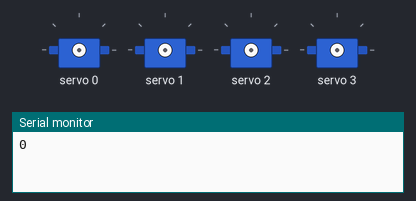
Recording of a sketch running on a simulated Arduino Uno, built with avr-gcc and run on an emulated ATmega328P. Parts: 4 × servo, the last lines printed to the serial monitor.

Above: at 0.1 s.
At 1.36 s:
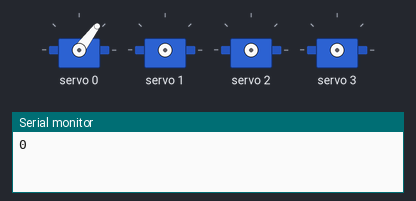
At 5.11 s:
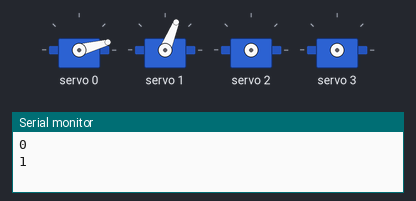
At 12.9 s:
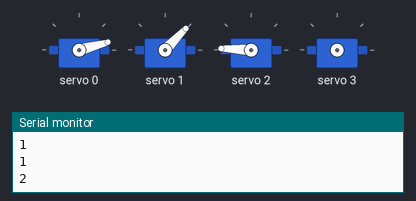
At 20.6 s:
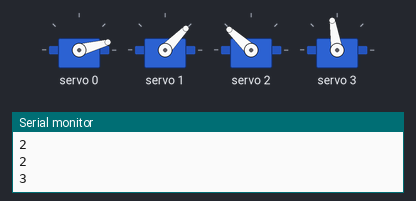
At 33.0 s:
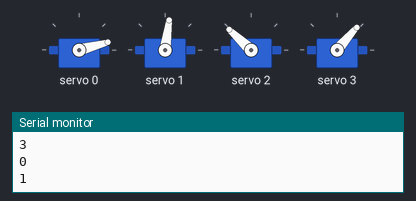
Timing chart, 0 to 40.0 s (numbered marks = the images above):
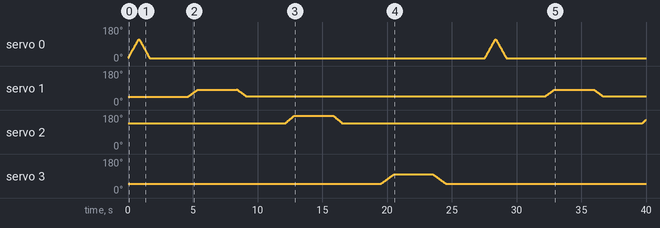

Measured:
- by itself, servo 3: rises from 49° to 99° in 0.99 s, then falls to 49° in 4.0 s

The sketch:

servo_test_ver2.ino
```cpp
#include <Wire.h>
#include <Adafruit_PWMServoDriver.h>

// called this way, it uses the default address 0x40
 Adafruit_PWMServoDriver pwm = Adafruit_PWMServoDriver();

#define SERVOMINGRIPPER 200 // this is the 'minimum' pulse length count (out of 4096)
#define SERVOMAXGRIPPER 500 // this is the 'maximum' pulse length count (out of 4096)
#define SERVOMINRIGHT 290 //movement to the back
#define SERVOMAXRIGHT 400
#define SERVOMINLEFT 560 //movement to the back
#define SERVOMAXLEFT 680
#define SERVOMINBASE 300 //movement to the back
#define SERVOMAXBASE 450

uint8_t servonum = 0;
uint8_t directionFlag = 0;

void setup() {
  Serial.begin(9600);

  pwm.begin();

  pwm.setPWMFreq(70);  // Analog servos run at ~60 Hz updates

  delay(10);
}


void loop() {
  // Drive each servo one at a time

  Serial.println(servonum);
  //Gripper on PIN0
  if (servonum == 0) {
    for (uint16_t pulselen = SERVOMINGRIPPER; pulselen < SERVOMAXGRIPPER; pulselen++) {
      pwm.setPWM(servonum, 0, pulselen);
      delay(2);
    }
    for (uint16_t pulselen = SERVOMAXGRIPPER; pulselen > SERVOMINGRIPPER; pulselen--) {
      pwm.setPWM(servonum, 0, pulselen);
      delay(2);
    }
    servonum=1;
  }
  //RIGHT SERVO ON PIN 1
  else if (servonum == 1 && directionFlag == 0) {
    for (uint16_t pulselen = SERVOMINRIGHT; pulselen < SERVOMAXRIGHT; pulselen++) {
      pwm.setPWM(servonum, 0, pulselen);
      delay(6);
    }
    directionFlag=1;
  }
  else if (servonum == 1 && directionFlag == 1) {
    for (uint16_t pulselen = SERVOMAXRIGHT; pulselen > SERVOMINRIGHT; pulselen--) {
      pwm.setPWM(servonum, 0, pulselen);
      delay(6);
    }
    directionFlag=0;
    servonum=2;
  }
  //LEFT SERVO ON PIN 2
  else if (servonum == 2 && directionFlag == 0) {
    for (uint16_t pulselen = SERVOMINLEFT; pulselen < SERVOMAXLEFT; pulselen++) {
      pwm.setPWM(servonum, 0, pulselen);
      delay(5);
    }
    directionFlag=1;
  }
  else if (servonum == 2 && directionFlag == 1) {
    for (uint16_t pulselen = SERVOMAXLEFT; pulselen > SERVOMINLEFT; pulselen--) {
      pwm.setPWM(servonum, 0, pulselen);
      delay(5);
    }
    directionFlag=0;
    servonum=3;
  }
  //BASE SERVO ON PIN 3
  else if (servonum == 3 && directionFlag == 0) {
    for (uint16_t pulselen = SERVOMINBASE; pulselen < SERVOMAXBASE; pulselen++) {
      pwm.setPWM(servonum, 0, pulselen);
      delay(6);
    }
    directionFlag=1;
  }
  else if (servonum == 3 && directionFlag == 1) {
    for (uint16_t pulselen = SERVOMAXBASE; pulselen > SERVOMINBASE; pulselen--) {
      pwm.setPWM(servonum, 0, pulselen);
      delay(6);
    }
    directionFlag=0;
    servonum=0;
  }

  delay(3000);
}
```
